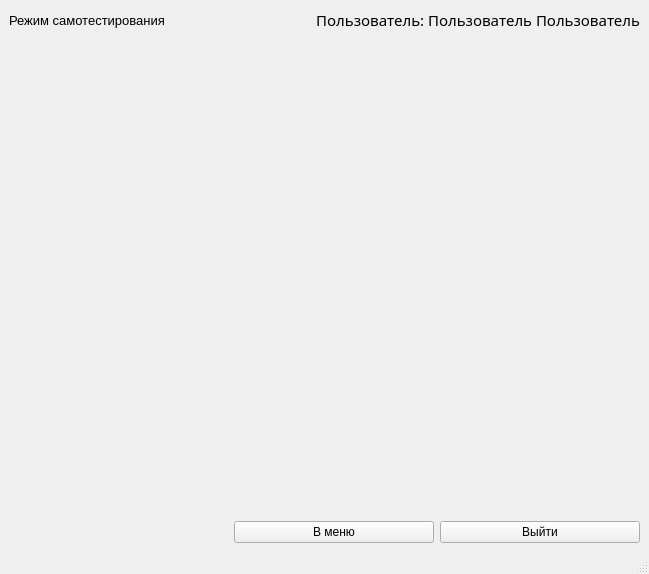
<?xml version="1.0" encoding="UTF-8"?>
<ui version="4.0">
 <class>MainWindow</class>
 <widget class="QMainWindow" name="MainWindow">
  <property name="geometry">
   <rect>
    <x>0</x>
    <y>0</y>
    <width>649</width>
    <height>574</height>
   </rect>
  </property>
  <property name="windowTitle">
   <string>MainWindow</string>
  </property>
  <widget class="QWidget" name="centralwidget">
   <layout class="QGridLayout" name="gridLayout">
    <item row="0" column="0" colspan="3">
     <layout class="QHBoxLayout" name="horizontalLayout">
      <item>
       <widget class="QLabel" name="modeLbl">
        <property name="maximumSize">
         <size>
          <width>300</width>
          <height>16777215</height>
         </size>
        </property>
        <property name="font">
         <font>
          <pointsize>10</pointsize>
         </font>
        </property>
        <property name="text">
         <string>Режим самотестирования</string>
        </property>
       </widget>
      </item>
      <item>
       <widget class="QLabel" name="userNameLbl">
        <property name="font">
         <font>
          <family>Alibi</family>
          <pointsize>11</pointsize>
         </font>
        </property>
        <property name="styleSheet">
         <string notr="true"/>
        </property>
        <property name="text">
         <string>Пользователь: Пользователь Пользователь</string>
        </property>
        <property name="alignment">
         <set>Qt::AlignRight|Qt::AlignTrailing|Qt::AlignVCenter</set>
        </property>
       </widget>
      </item>
     </layout>
    </item>
    <item row="1" column="0" colspan="3">
     <widget class="QStackedWidget" name="stackedWidget">
      <property name="currentIndex">
       <number>1</number>
      </property>
      <widget class="QWidget" name="page_3"/>
      <widget class="QWidget" name="page_4"/>
     </widget>
    </item>
    <item row="2" column="0">
     <spacer name="horizontalSpacer">
      <property name="orientation">
       <enum>Qt::Horizontal</enum>
      </property>
      <property name="sizeHint" stdset="0">
       <size>
        <width>583</width>
        <height>20</height>
       </size>
      </property>
     </spacer>
    </item>
    <item row="2" column="1">
     <widget class="QPushButton" name="menuBtn">
      <property name="minimumSize">
       <size>
        <width>200</width>
        <height>0</height>
       </size>
      </property>
      <property name="text">
       <string>В меню</string>
      </property>
     </widget>
    </item>
    <item row="2" column="2">
     <widget class="QPushButton" name="exitBtn">
      <property name="sizePolicy">
       <sizepolicy hsizetype="Fixed" vsizetype="Fixed">
        <horstretch>0</horstretch>
        <verstretch>0</verstretch>
       </sizepolicy>
      </property>
      <property name="minimumSize">
       <size>
        <width>200</width>
        <height>0</height>
       </size>
      </property>
      <property name="text">
       <string>Выйти</string>
      </property>
     </widget>
    </item>
   </layout>
  </widget>
  <widget class="QMenuBar" name="menubar">
   <property name="geometry">
    <rect>
     <x>0</x>
     <y>0</y>
     <width>649</width>
     <height>21</height>
    </rect>
   </property>
  </widget>
  <widget class="QStatusBar" name="statusbar"/>
 </widget>
 <resources/>
 <connections/>
</ui>
